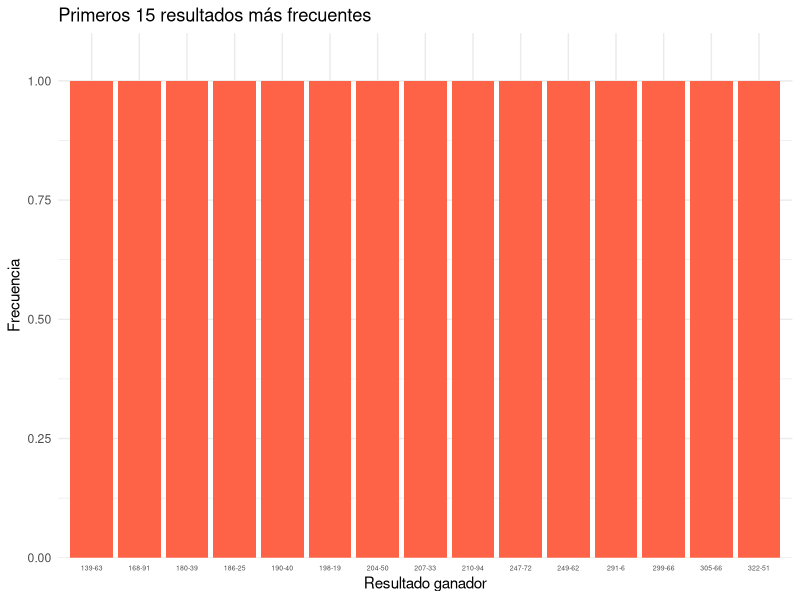
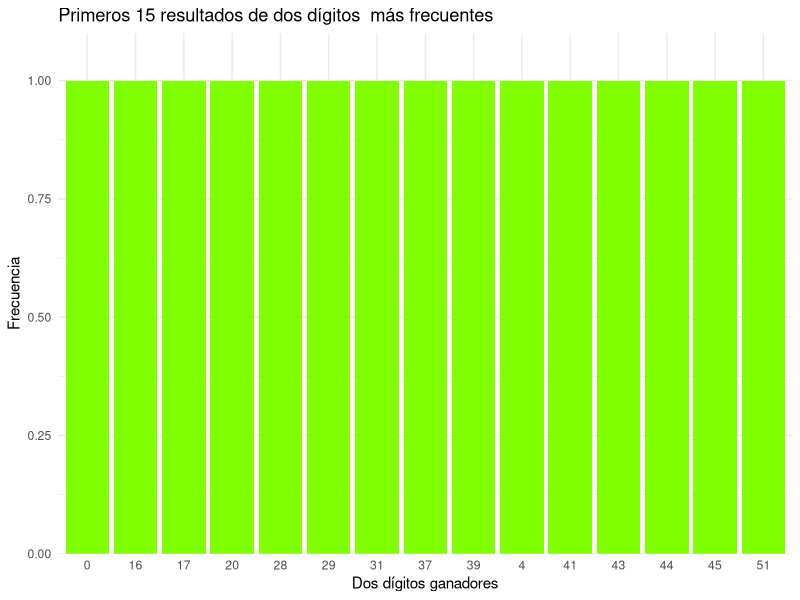
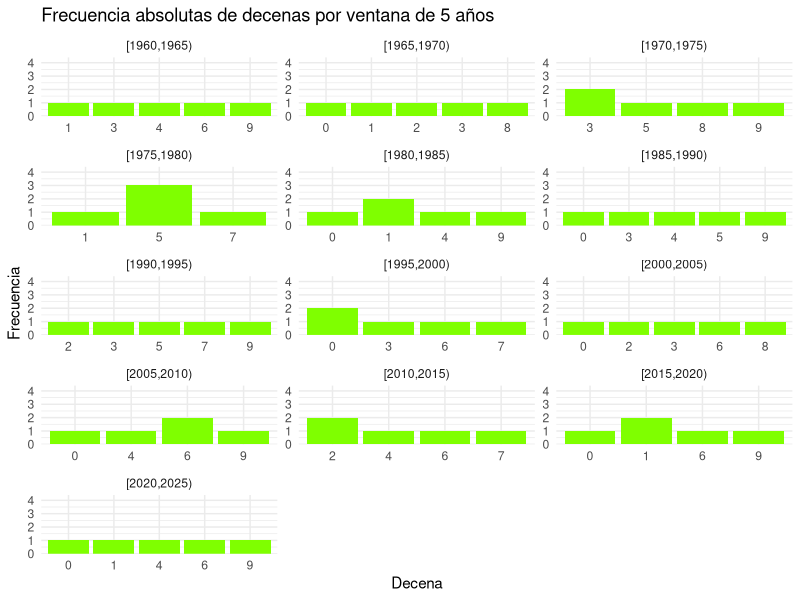
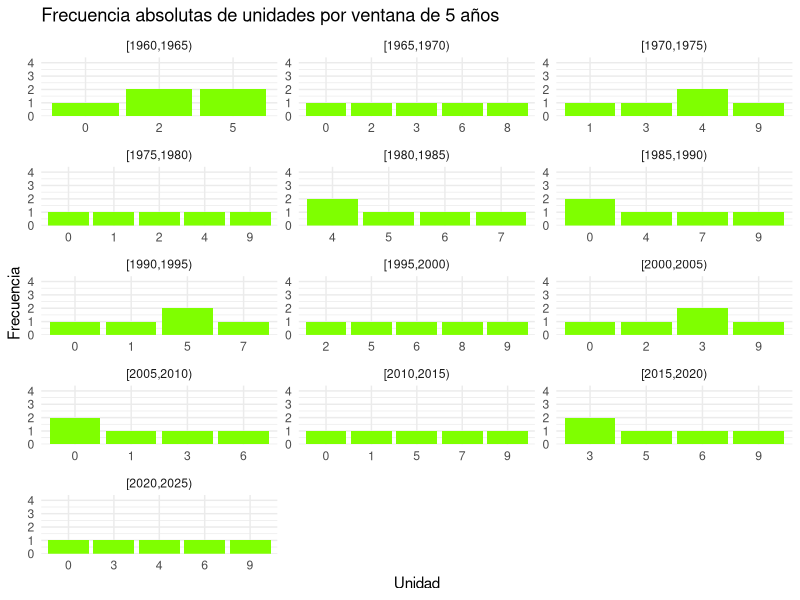
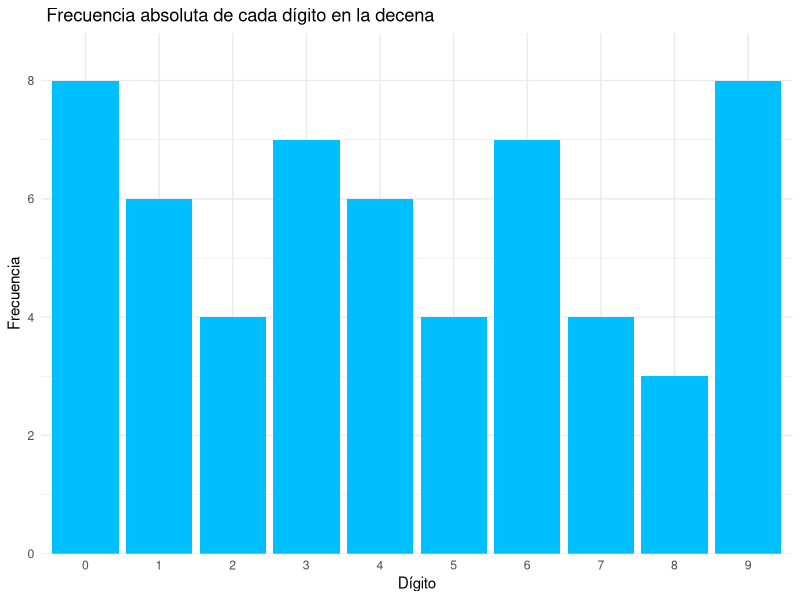
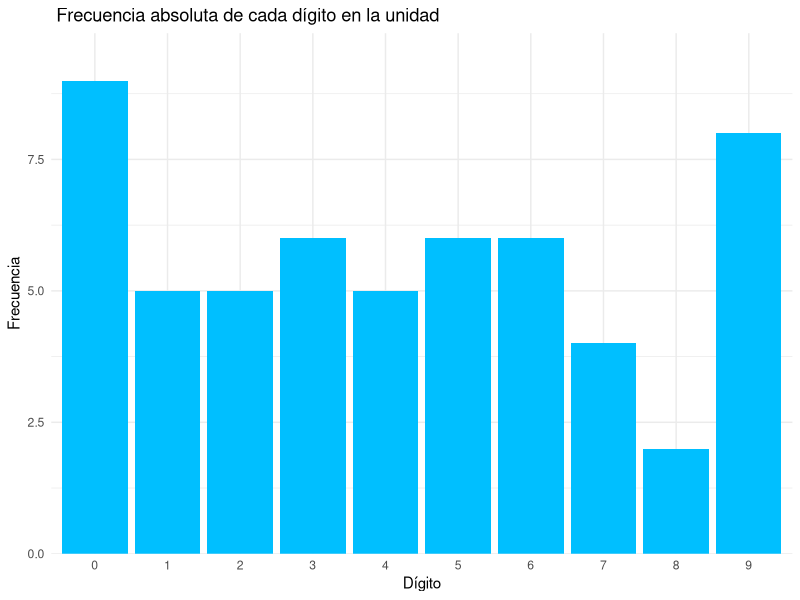
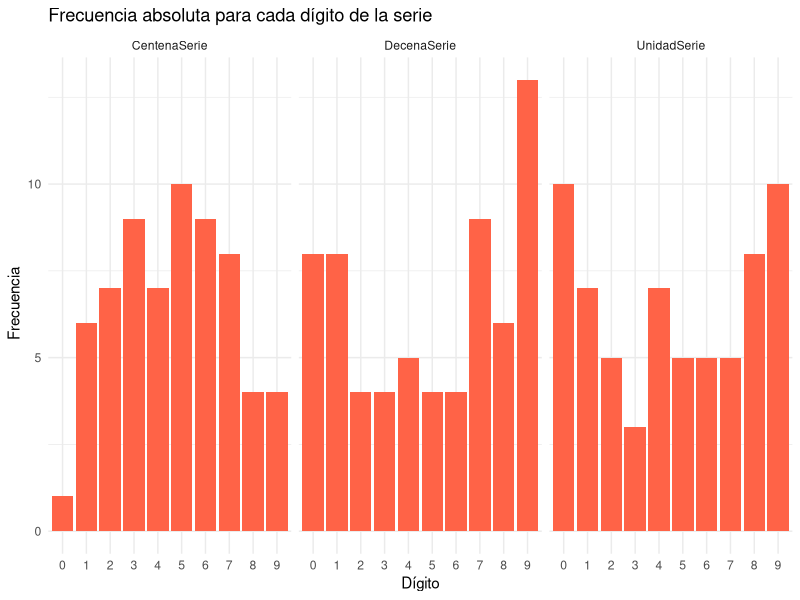
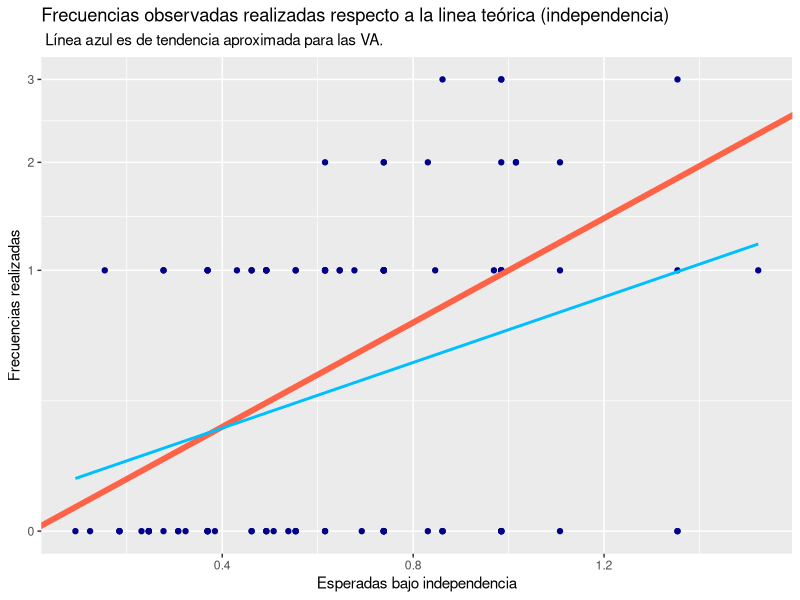

Generate these figures, in order, with R:
## ---- chunk 1
#Librerías a utilizar
library('dplyr');library('readr');library('readxl');library('tidyverse');library('tidyr'); library('ggplot2');library('here');library('lubridate')
## ---- chunk 2
# Defino ruta relativa
here::here()

# Importo el dataset de resultados históricos proporcionado por la Junta de Protección Social (JPS)
ganadores <- read_csv("raw_data/ganadores.csv",skip = 4 , show_col_types= F)

# Promedio de la diferencia entre la cantidad de sorteos interanuales
mean_diferencias_sorteo <- round(mean(diff(ganadores$Sorteo)))

## ---- chunk 3
##Mostar
names(ganadores)
## ---- chunk 4
print(ganadores)
## ---- chunk 5
# Estructura de los datos
str(ganadores)
## ---- chunk 6
# Conversion de tipo de dato
ganadores$Fecha <- as.Date(ganadores$Fecha, format = '%d/%m/%Y')
ganadores$Serie <- as.character(ganadores$Serie)
ganadores$Número <- as.character(ganadores$Número)


## ---- chunk 7
# Se crea variable Resultado y anexa al data frame
ganadores <- ganadores%>%
  mutate(Resultado = paste0(Serie, "-", Número))
## ---- chunk 8
# Frecuencia absoluta resultados codigo
ganadores %>% 
  count(Resultado) %>%
  arrange(n)%>%
  head(15) %>%
  ggplot(aes(x= Resultado, y = n)) +
  geom_col(fill = "tomato") +
  labs(title= "Primeros 15 resultados más frecuentes",
       x = 'Resultado ganador',
       y = 'Frecuencia') +
  theme_minimal() +
  theme(axis.text.x = element_text(size = 5))+
  scale_x_discrete(expand = expansion(mult = c(0.05, 0.05)))+
  scale_y_continuous(expand = expansion(mult = c(0,0.1)))


## ---- chunk 9
#Calculo si es equiprobable de forma porcentual 
equiprobable <- 1/100000 * 100
## ---- chunk 10
ganadores %>% 
  count(Número) %>%
  arrange(n)%>%
  head(15) %>%
  ggplot(aes(x= Número, y = n)) +
  geom_col(fill = "chartreuse") +
  labs(title= "Primeros 15 resultados de dos dígitos  más frecuentes",
       x = 'Dos dígitos ganadores',
       y = 'Frecuencia') +
  theme_minimal() +
  scale_y_continuous(expand = expansion(mult = c(0,0.1)))
## ---- chunk 11
#Preparacion de los datos a graficar 

## Añado las columnas de decena y unidad
ganadores <- ganadores %>% 
  mutate(
    Número = sprintf('%02d', as.numeric(Número)),
    ## Uso substring con la finalidad de extaer como character
    Decena = substr(Número, 1, 1), 
    Unidad =  substr(Número, 2, 2)
  )

## Creo ventana temporal de 5 años (identificador de periodos en el data frame)
ganadores <- ganadores %>% 
  arrange(Año) %>%
  mutate(periodo5 = cut(Año,
                        breaks = seq(min(Año), max(Año) +5, by =5),
                        right = F
                        ))

  
## Determino las frecuencias para cada periodo 
### Decenas
freq_decena <- ganadores %>%
  count(periodo5, Decena)
###Unidades
freq_unidades <- ganadores %>%
  count(periodo5, Unidad)

## ---- chunk 12
freq_decena %>%
  ggplot(aes(x= Decena, y = n, fill = Decena)) +
  geom_col(fill = "chartreuse")+
  facet_wrap(~ periodo5, ncol = 3, scales = "free") +
  labs(title = "Frecuencia absolutas de decenas por ventana de 5 años",
       x = "Decena",
       y = " Frecuencia")+
  theme_minimal()+
  scale_y_continuous(limits = c(0,4), expand = expansion(mult = c(0,0.1)))
           
## ---- chunk 13
freq_unidades %>%
  ggplot(aes(x= Unidad, y = n, fill = Unidad)) +
  geom_col(fill = "chartreuse")+
  facet_wrap(~ periodo5, ncol = 3, scales = "free") +
  labs(title = "Frecuencia absolutas de unidades por ventana de 5 años",
       x = "Unidad",
       y = " Frecuencia")+
  theme_minimal()+
  scale_y_continuous(limits = c(0,4), expand = expansion(mult = c(0,0.1)))
## ---- chunk 14
# De forma análoga graficamos
freq_decena %>%
  count(Decena) %>%
  arrange(n) %>%
  ggplot(aes(x= Decena, y =n))+
  geom_col(fill = "deepskyblue")+
  labs(title = " Frecuencia absoluta de cada dígito en la decena",
       x = "Dígito",
       y = "Frecuencia")+
  theme_minimal()+
  scale_y_continuous(expand = expansion(mult = c(0,0.1)))
  
           
  
  

## ---- chunk 15
# De forma análoga graficamos
freq_unidades %>%
  count(Unidad) %>%
  arrange(n) %>%
  ggplot(aes(x= Unidad, y =n))+
  geom_col(fill = "deepskyblue")+
  labs(title = " Frecuencia absoluta de cada dígito en la unidad",
       x = "Dígito",
       y = "Frecuencia")+
  theme_minimal()+
  scale_y_continuous(expand = expansion(mult = c(0,0.1)))

## ---- chunk 16
## Realizaré un facet wrap en donde en conjunto grafique simultaneamente las frecuencias absolutas para la unidad, decena y centena de la serie

## Añado las columnas de decena y unidad
ganadores <- ganadores %>% 
  mutate(
    Serie = sprintf('%03d', as.numeric(Serie)),
    ## Uso substring con la finalidad de extaer como character
    CentenaSerie = substr(Serie, 1,1),
    DecenaSerie = substr(Serie, 2, 2), 
    UnidadSerie =  substr(Serie, 3, 3))
#Ahora realizamos face wrap para la frecuencia de cada uno de dichos 

## Paso a formato largo para manejar solo dos variables y graficar en un solo facet_wrap

ganadores_largo <- ganadores %>%
  pivot_longer(
    cols = c(CentenaSerie , DecenaSerie , UnidadSerie),
    names_to = 'Posición',
    values_to = 'Digito'
  )

## ---- chunk 17
ganadores_largo %>%
  count(Posición, Digito) %>%
  ggplot(aes(x= Digito, y = n, fill = Digito))+
  geom_col(fill = 'tomato')+
  facet_wrap(~ Posición, nrow = 1, scales = 'free_x')+
  labs(title = "Frecuencia absoluta para cada dígito de la serie",
       x= "Dígito",
       y = " Frecuencia")+
  theme_minimal()
## ---- chunk 18
#Test para unidad de número de dos dígitos de uniformidad 
## Si testeamos es equiprobable cada digito para el universo de 10 tiene prob. de 0.1

resultado1 <- chisq.test(table(ganadores$Unidad), p= rep(0.1,10)) ## Para la tabla de frecuencias de la unidad de num dos digitos testear uniformidad


cat("X² =" , resultado1$statistic, " | gl = ", resultado1$parameter, " | p = ", resultado1$p.value)
## ---- chunk 19
## Se crea data frame que representa un resumen de los datos observados y su la  discrepancia con lo esperado (teórico)
prueba1 <- data.frame(
  Dígito = names(resultado1$observed),
  Observado = as.numeric(resultado1$observed),
  Esperado =  as.numeric(resultado1$expected),
  Diferencia = as.numeric(abs(resultado1$expected - resultado1$observed))
)

## ---- chunk 20
print(prueba1)
## ---- chunk 21
#Test para unidad de número de dos dígitos de uniformidad 
## Si testeamos es equiprobable cada digito para el universo de 10 tiene prob. de 0.1

resultado2 <- chisq.test(table(ganadores$Decena), p= rep(0.1,10)) ## Para la tabla de frecuencias de la unidad de num dos digitos testear uniformidad


cat("X² =" , resultado2$statistic, " | gl = ", resultado2$parameter, " | p = ", resultado2$p.value)

## ---- chunk 22
## Se crea data frame que representa un resumen de los datos observados y su la  discrepancia con lo esperado (teórico)
prueba2 <- data.frame(
  Dígito = names(resultado2$observed),
  Observado = as.numeric(resultado2$observed),
  Esperado =  as.numeric(resultado2$expected),
  Diferencia = as.numeric(abs(resultado2$expected - resultado2$observed))
)

## ---- chunk 23
print(prueba2)
## ---- chunk 24
#Test para unidad de número de dos dígitos de uniformidad 
## Si testeamos es equiprobable cada digito para el universo de 10 tiene prob. de 0.1

resultado3 <- chisq.test(table(ganadores$UnidadSerie), p= rep(0.1,10)) ## Para la tabla de frecuencias de la unidad de num dos digitos testear uniformidad


cat("X² =" , resultado3$statistic, " | gl = ", resultado3$parameter, " | p = ", resultado3$p.value)
## ---- chunk 25
## Se crea data frame que representa un resumen de los datos observados y su la  discrepancia con lo esperado (teórico)
prueba3 <- data.frame(
  Dígito = names(resultado3$observed),
  Observado = as.numeric(resultado3$observed),
  Esperado =  as.numeric(resultado3$expected),
  Diferencia = as.numeric(abs(resultado3$expected - resultado3$observed))
)

## ---- chunk 26
print(prueba3)
## ---- chunk 27
#Test para unidad de número de dos dígitos de uniformidad 
## Si testeamos es equiprobable cada digito para el universo de 10 tiene prob. de 0.1

resultado4 <- chisq.test(table(ganadores$DecenaSerie), p= rep(0.1,10)) ## Para la tabla de frecuencias de la unidad de num dos digitos testear uniformidad


cat("X² =" , resultado4$statistic, " | gl = ", resultado4$parameter, " | p = ", resultado4$p.value)

## ---- chunk 28
## Se crea data frame que representa un resumen de los datos observados y su la  discrepancia con lo esperado (teórico)
prueba4 <- data.frame(
  Dígito = names(resultado4$observed),
  Observado = as.numeric(resultado4$observed),
  Esperado =  as.numeric(resultado4$expected),
  Diferencia = as.numeric(abs(resultado4$expected - resultado4$observed))
)

## ---- chunk 29
print(prueba4)
## ---- chunk 30
#Test para unidad de número de dos dígitos de uniformidad 
## Si testeamos es equiprobable cada digito para el universo de 10 tiene prob. de 0.1

resultado5 <- chisq.test(table(ganadores$CentenaSerie), p= rep(0.1,10)) ## Para la tabla de frecuencias de la unidad de num dos digitos testear uniformidad


cat("X² =" , resultado5$statistic, " | gl = ", resultado5$parameter, " | p = ", resultado5$p.value)

## ---- chunk 31

## Se crea data frame que representa un resumen de los datos observados y su la  discrepancia con lo esperado (teórico)
prueba5 <- data.frame(
  Dígito = names(resultado5$observed),
  Observado = as.numeric(resultado5$observed),
  Esperado =  as.numeric(resultado5$expected),
  Diferencia = as.numeric(abs(resultado5$expected - resultado5$observed))
)

## ---- chunk 32
print(prueba5)
## ---- chunk 33
#Preparación del dataset  
## Dado que no se puede aplicar el test de independencia de la Chi-Square para más de dos variables aleatorias en simultaneo procedemos a aplicarlo por pares, (para  comparar más de dos se requiere aplicar modelos log lineales)

## Aseguro pasar como variables categoricas a los digitos de 0 - 9 es decir a factor 
### Para los numeros de dos digitos 
ganadores$Unidad <- factor(ganadores$Unidad, levels = 0:9)
ganadores$Decena <- factor(ganadores$Decena, levels = 0:9)
### Para las series
ganadores$UnidadSerie <- factor(ganadores$UnidadSerie, levels = 0:9)
ganadores$DecenaSerie <- factor(ganadores$DecenaSerie, levels = 0:9)
ganadores$CentenaSerie <- factor(ganadores$CentenaSerie, levels = 0:9)


# Se crea tablas de contingencias para comparacion de independencia entre pares 
## Numero de dos digitos
tabla1_conti_du <- table(ganadores$Decena, ganadores$Unidad)
## Numero de la serie 
###Decena y Unidad
tabla2_conti_du <- table(ganadores$DecenaSerie, ganadores$UnidadSerie)
### Centena y Decena
tabla2_conti_cd <- table(ganadores$CentenaSerie, ganadores$DecenaSerie)
### Centena y Unidad
tabla2_conti_cu <- table(ganadores$CentenaSerie,ganadores$UnidadSerie)



## ---- chunk 34
## se realiza prueba 

## Observacion dado que el calculo de p en R es hecho mediante las siguientes hipotesis: Las frecuencias esperadas para cada celda son suf. grandes al menos >= 5 en al menos el 80% de las celdas y ninguna <1 , junto con la independencia entre datos
## Pero por lo observado anteriormente (dado que el dataset es relativamente pequeño, como se cuentan con 65 sorteos se tiene que la frecuencia esperada por cada celda es del 0.65 que es menor a 5 (0.65 <5)) 
### Entonces para solventar este problema del parametro p se usa el argumento de la funcion chi-test de r que hace una simulacion de p mediante la tecnica monte carlo 

independencia1 <- chisq.test(tabla1_conti_du, simulate.p.value = T, B = 10000)

cat(" X² = ", independencia1$statistic, " | p = ", independencia1$p.value )
## ---- chunk 35
independencia2 <- chisq.test(tabla2_conti_du, simulate.p.value =  T, B = 10000)
cat(" X² = ", independencia2$statistic, " | p = ", independencia2$p.value )
## ---- chunk 36
independencia3 <- chisq.test(tabla2_conti_cd, simulate.p.value =  T, B = 10000)
cat(" X² = ", independencia3$statistic, " | p = ", independencia3$p.value )
## ---- chunk 37
independencia4 <- chisq.test(tabla2_conti_cu, simulate.p.value =  T, B = 10000)
cat(" X² = ", independencia4$statistic, " | p = ", independencia4$p.value )
## ---- chunk 38
# Registro digitos decena y unidad 
tabla_numeros <- table(ganadores$Decena, ganadores$Unidad)

# Frecuencia teórica bajo independencia

esperado <- chisq.test(tabla_numeros)$expected
# Conversion de la estructura
df_graph <- as.data.frame(tabla_numeros)

df_graph$Teorico <- suppressWarnings(as.vector(esperado)) #Dado que el data set que se le ha pasado a la Chi.test es pequeño no satisface los supuestos de R para hacer aproximaciones finas para estudiar p-test resultado, pero esto para el propósito de la gráfica será ignorado y por ello se suprime el warning 





## ---- chunk 39
## Grafica 

ggplot(df_graph, aes(x= Teorico, y = Freq)) +
  geom_point(color = "darkblue")+
  geom_abline(slope = 1, intercept = 0, linetype = 'solid', color = "tomato", linewidth = 2)+
  geom_smooth(method = 'lm', se = F, color = 'deepskyblue', linetype = 'solid' ,linewidth = 1) +
  labs ( title = 'Frecuencias observadas realizadas respecto a la linea teórica (independencia) ', subtitle = " Línea azul es de tendencia aproximada para las VA.",
         x= "Esperadas bajo independencia", y = 'Frecuencias realizadas') + 
  scale_y_continuous(trans = 'sqrt')
  theme_minimal()
  

